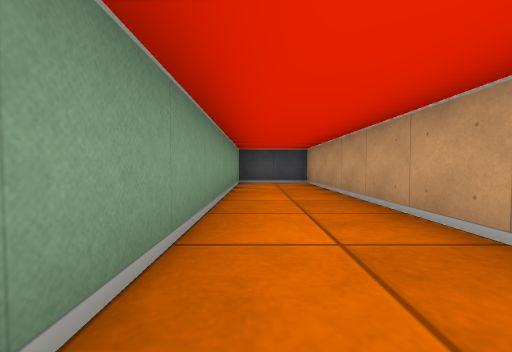
View 1 (above)

12 first-person views from a walk through a cub3D maze. The camera is about half as high as the walls, tilts 2° down and sees 90° across. The floor is counted in squares. Each view is taken from the middle of a square. On the plan, view 1 faces up. The plan holds only what a view shows up to about 9 squares ahead; the rest is blank.

View 2
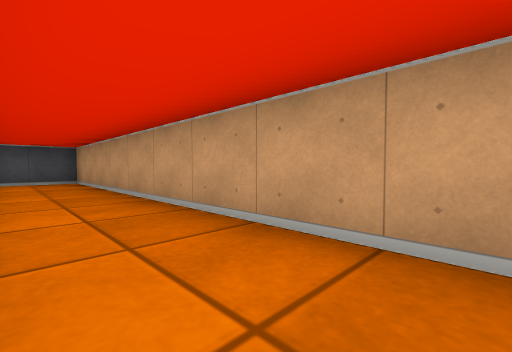

View 3
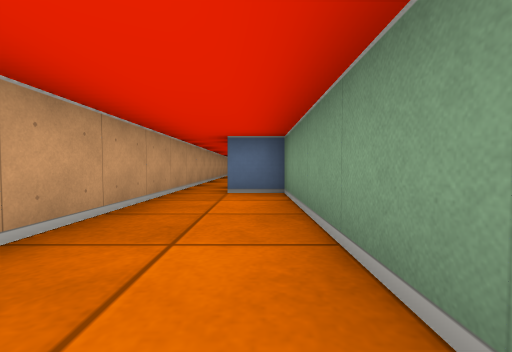

View 4
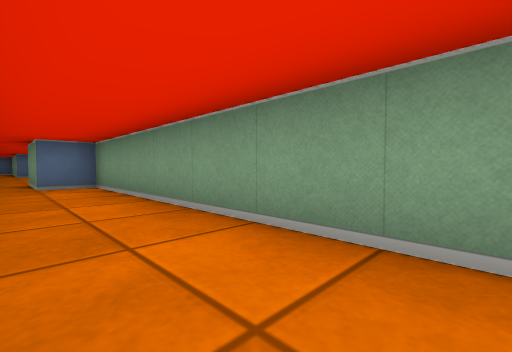

View 5
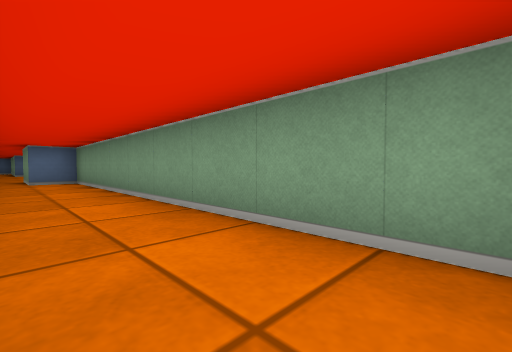

View 6
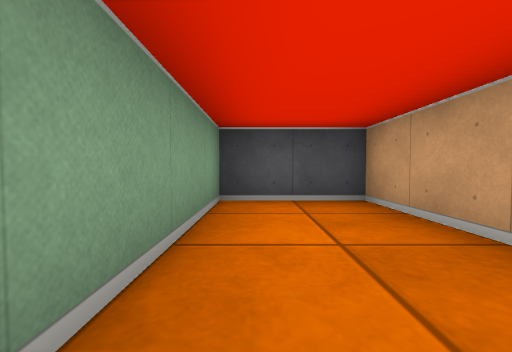

View 7
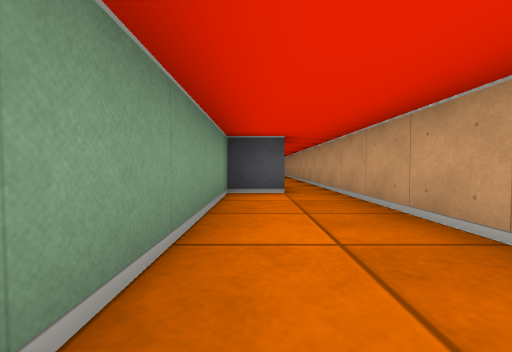

View 8
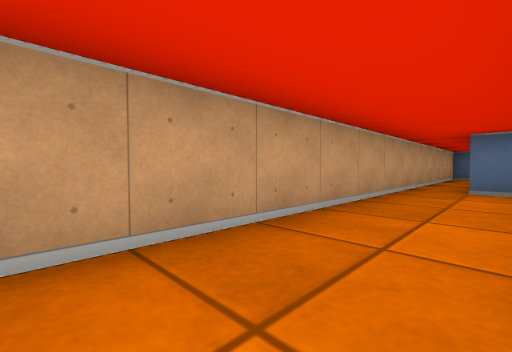

View 9
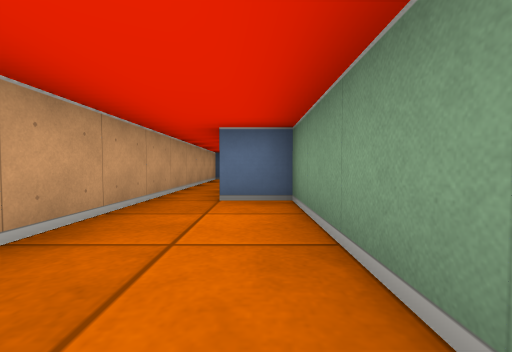

View 10
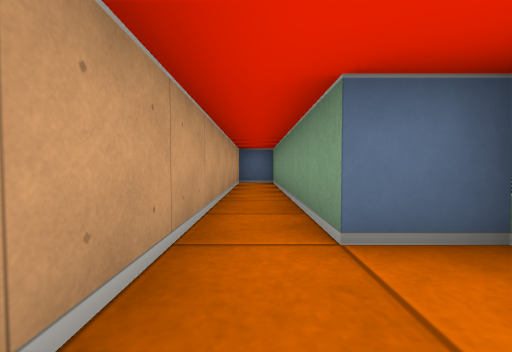

View 11
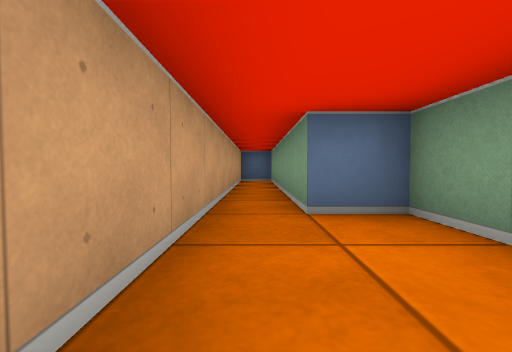

View 12
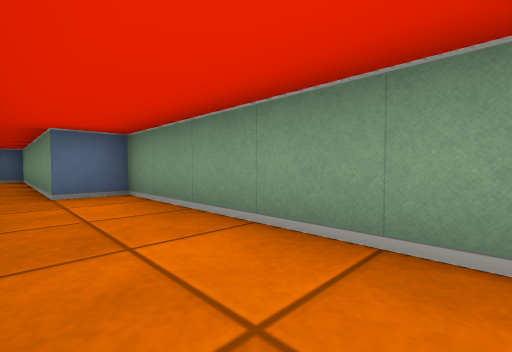

### Floor plan
Points are (right, up) in squares from view 1. A wall is a line through its corners. A room is listed if a view was taken in it or the views show most of it. See-through windows are left out.
Room 1 (views 1, 2, 3, 4, 5, 6)
walls: (1.5, -3.5) (1.5, 7.5) (-0.5, 7.5) (-0.5, -1.5) (0.5, -1.5) (0.5, -3.5)
ways out: opening at (1, -3) to room 2
Room 2 (views 7, 8, 9, 10, 11, 12)
walls: (0.5, -3.5) (-0.5, -3.5) (-0.5, -9.5) (0.5, -9.5) (0.5, -15.5) (1.5, -15.5) (1.5, -3.5)
ways out: opening at (1, -3) to room 1

Positions as (right, up) in squares from view 1, and headings:
1: (0, 0), facing up
2: (0, -1), facing up-right
3: (0, 3), facing down
4: (1, 5), facing down-left
5: (1, 7), facing down-left
6: (0, 4), facing up
7: (0, -8), facing up
8: (0, -4), facing down-right
9: (0, -6), facing down
10: (1, -8), facing down
11: (1, -7), facing down
12: (1, -5), facing down-left
